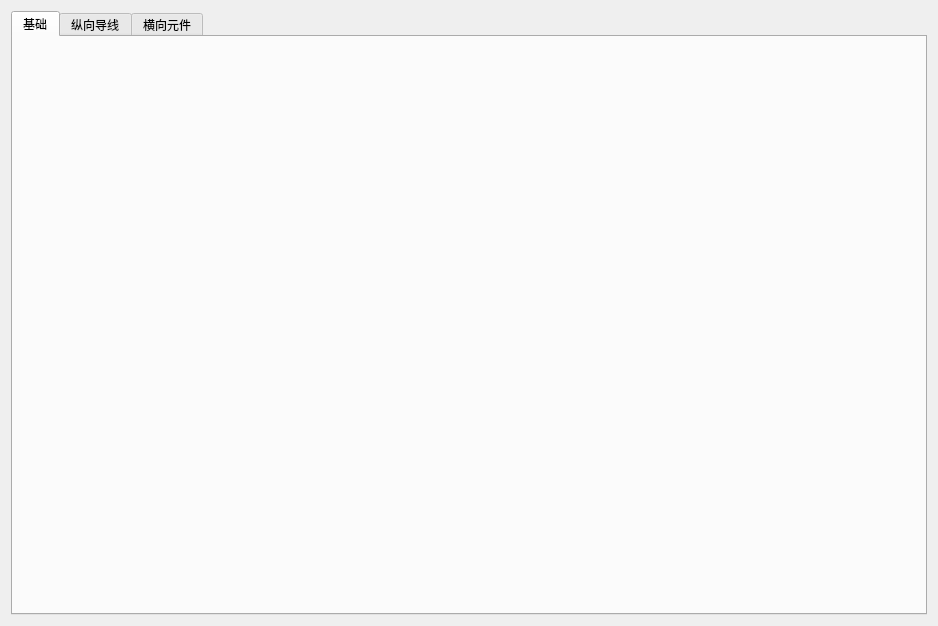
<?xml version="1.0" encoding="UTF-8"?>
<ui version="4.0">
 <class>Form</class>
 <widget class="QWidget" name="Form">
  <property name="geometry">
   <rect>
    <x>0</x>
    <y>0</y>
    <width>938</width>
    <height>626</height>
   </rect>
  </property>
  <property name="windowTitle">
   <string>结构配置</string>
  </property>
  <layout class="QHBoxLayout" name="horizontalLayout_2">
   <item>
    <widget class="QTabWidget" name="tabWidget">
     <property name="currentIndex">
      <number>0</number>
     </property>
     <widget class="QWidget" name="tab_basic">
      <attribute name="title">
       <string>基础</string>
      </attribute>
     </widget>
     <widget class="QWidget" name="tab_lines">
      <attribute name="title">
       <string>纵向导线</string>
      </attribute>
      <layout class="QGridLayout" name="gridLayout"/>
     </widget>
     <widget class="QWidget" name="tab_Telement">
      <attribute name="title">
       <string>横向元件</string>
      </attribute>
     </widget>
    </widget>
   </item>
  </layout>
 </widget>
 <resources/>
 <connections/>
</ui>
